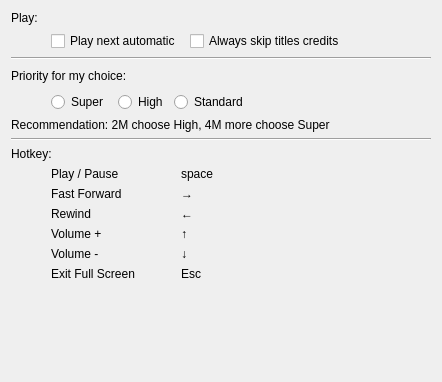
<?xml version="1.0" encoding="UTF-8"?>
<ui version="4.0">
 <class>play_set_widget</class>
 <widget class="QWidget" name="play_set_widget">
  <property name="geometry">
   <rect>
    <x>0</x>
    <y>0</y>
    <width>442</width>
    <height>382</height>
   </rect>
  </property>
  <property name="windowTitle">
   <string>Form</string>
  </property>
  <layout class="QVBoxLayout" name="verticalLayout_4">
   <item>
    <layout class="QVBoxLayout" name="verticalLayout_3">
     <item>
      <layout class="QHBoxLayout" name="horizontalLayout">
       <item>
        <widget class="QLabel" name="label">
         <property name="text">
          <string>Play:</string>
         </property>
        </widget>
       </item>
      </layout>
     </item>
     <item>
      <layout class="QHBoxLayout" name="horizontalLayout_2">
       <item>
        <spacer name="horizontalSpacer">
         <property name="orientation">
          <enum>Qt::Horizontal</enum>
         </property>
         <property name="sizeType">
          <enum>QSizePolicy::Fixed</enum>
         </property>
         <property name="sizeHint" stdset="0">
          <size>
           <width>40</width>
           <height>20</height>
          </size>
         </property>
        </spacer>
       </item>
       <item>
        <widget class="QCheckBox" name="checkBox_auto_play_next">
         <property name="text">
          <string>Play next automatic </string>
         </property>
        </widget>
       </item>
       <item>
        <widget class="QCheckBox" name="checkBox_2">
         <property name="text">
          <string>Always skip titles credits</string>
         </property>
        </widget>
       </item>
       <item>
        <spacer name="horizontalSpacer_3">
         <property name="orientation">
          <enum>Qt::Horizontal</enum>
         </property>
         <property name="sizeHint" stdset="0">
          <size>
           <width>40</width>
           <height>20</height>
          </size>
         </property>
        </spacer>
       </item>
      </layout>
     </item>
     <item>
      <widget class="Line" name="line">
       <property name="orientation">
        <enum>Qt::Horizontal</enum>
       </property>
      </widget>
     </item>
     <item>
      <layout class="QHBoxLayout" name="horizontalLayout_3">
       <item>
        <widget class="QLabel" name="label_2">
         <property name="text">
          <string>Priority for my choice:</string>
         </property>
        </widget>
       </item>
       <item>
        <spacer name="horizontalSpacer_5">
         <property name="orientation">
          <enum>Qt::Horizontal</enum>
         </property>
         <property name="sizeHint" stdset="0">
          <size>
           <width>40</width>
           <height>20</height>
          </size>
         </property>
        </spacer>
       </item>
      </layout>
     </item>
     <item>
      <layout class="QHBoxLayout" name="horizontalLayout_4">
       <item>
        <spacer name="horizontalSpacer_2">
         <property name="orientation">
          <enum>Qt::Horizontal</enum>
         </property>
         <property name="sizeType">
          <enum>QSizePolicy::Fixed</enum>
         </property>
         <property name="sizeHint" stdset="0">
          <size>
           <width>40</width>
           <height>20</height>
          </size>
         </property>
        </spacer>
       </item>
       <item>
        <widget class="QRadioButton" name="format_spuer">
         <property name="text">
          <string>Super </string>
         </property>
        </widget>
       </item>
       <item>
        <widget class="QRadioButton" name="format_high">
         <property name="text">
          <string>High</string>
         </property>
        </widget>
       </item>
       <item>
        <widget class="QRadioButton" name="format_normal">
         <property name="text">
          <string>Standard </string>
         </property>
        </widget>
       </item>
       <item>
        <spacer name="horizontalSpacer_4">
         <property name="orientation">
          <enum>Qt::Horizontal</enum>
         </property>
         <property name="sizeHint" stdset="0">
          <size>
           <width>40</width>
           <height>20</height>
          </size>
         </property>
        </spacer>
       </item>
      </layout>
     </item>
     <item>
      <widget class="QLabel" name="label_16">
       <property name="font">
        <font>
         <pointsize>9</pointsize>
        </font>
       </property>
       <property name="text">
        <string>&lt;html&gt;&lt;head/&gt;&lt;body&gt;&lt;p&gt;Recommendation: 2M choose High, 4M more choose Super&lt;/p&gt;&lt;/body&gt;&lt;/html&gt;</string>
       </property>
      </widget>
     </item>
     <item>
      <widget class="Line" name="line_2">
       <property name="orientation">
        <enum>Qt::Horizontal</enum>
       </property>
      </widget>
     </item>
     <item>
      <layout class="QHBoxLayout" name="horizontalLayout_5">
       <item>
        <widget class="QLabel" name="label_3">
         <property name="text">
          <string>Hotkey:</string>
         </property>
        </widget>
       </item>
      </layout>
     </item>
     <item>
      <layout class="QHBoxLayout" name="horizontalLayout_6">
       <item>
        <spacer name="horizontalSpacer_7">
         <property name="orientation">
          <enum>Qt::Horizontal</enum>
         </property>
         <property name="sizeType">
          <enum>QSizePolicy::Fixed</enum>
         </property>
         <property name="sizeHint" stdset="0">
          <size>
           <width>40</width>
           <height>20</height>
          </size>
         </property>
        </spacer>
       </item>
       <item>
        <layout class="QVBoxLayout" name="verticalLayout">
         <item>
          <widget class="QLabel" name="label_4">
           <property name="text">
            <string>Play / Pause</string>
           </property>
          </widget>
         </item>
         <item>
          <widget class="QLabel" name="label_5">
           <property name="text">
            <string>Fast Forward</string>
           </property>
          </widget>
         </item>
         <item>
          <widget class="QLabel" name="label_6">
           <property name="text">
            <string>Rewind</string>
           </property>
          </widget>
         </item>
         <item>
          <widget class="QLabel" name="label_12">
           <property name="text">
            <string>Volume +</string>
           </property>
          </widget>
         </item>
         <item>
          <widget class="QLabel" name="label_13">
           <property name="text">
            <string>Volume -</string>
           </property>
          </widget>
         </item>
         <item>
          <widget class="QLabel" name="label_14">
           <property name="text">
            <string>Exit Full Screen</string>
           </property>
          </widget>
         </item>
        </layout>
       </item>
       <item>
        <spacer name="horizontalSpacer_8">
         <property name="orientation">
          <enum>Qt::Horizontal</enum>
         </property>
         <property name="sizeType">
          <enum>QSizePolicy::Fixed</enum>
         </property>
         <property name="sizeHint" stdset="0">
          <size>
           <width>40</width>
           <height>20</height>
          </size>
         </property>
        </spacer>
       </item>
       <item>
        <layout class="QVBoxLayout" name="verticalLayout_2">
         <item>
          <widget class="QLabel" name="label_7">
           <property name="minimumSize">
            <size>
             <width>60</width>
             <height>0</height>
            </size>
           </property>
           <property name="styleSheet">
            <string notr="true">border-color: rgb(0, 0, 0);</string>
           </property>
           <property name="lineWidth">
            <number>1</number>
           </property>
           <property name="text">
            <string>space</string>
           </property>
          </widget>
         </item>
         <item>
          <widget class="QLabel" name="label_8">
           <property name="minimumSize">
            <size>
             <width>60</width>
             <height>0</height>
            </size>
           </property>
           <property name="text">
            <string>→</string>
           </property>
          </widget>
         </item>
         <item>
          <widget class="QLabel" name="label_9">
           <property name="minimumSize">
            <size>
             <width>60</width>
             <height>0</height>
            </size>
           </property>
           <property name="text">
            <string>←</string>
           </property>
          </widget>
         </item>
         <item>
          <widget class="QLabel" name="label_10">
           <property name="minimumSize">
            <size>
             <width>60</width>
             <height>0</height>
            </size>
           </property>
           <property name="text">
            <string>↑</string>
           </property>
          </widget>
         </item>
         <item>
          <widget class="QLabel" name="label_11">
           <property name="minimumSize">
            <size>
             <width>30</width>
             <height>0</height>
            </size>
           </property>
           <property name="text">
            <string>↓</string>
           </property>
          </widget>
         </item>
         <item>
          <widget class="QLabel" name="label_15">
           <property name="minimumSize">
            <size>
             <width>60</width>
             <height>0</height>
            </size>
           </property>
           <property name="text">
            <string>Esc</string>
           </property>
          </widget>
         </item>
        </layout>
       </item>
       <item>
        <spacer name="horizontalSpacer_9">
         <property name="orientation">
          <enum>Qt::Horizontal</enum>
         </property>
         <property name="sizeHint" stdset="0">
          <size>
           <width>40</width>
           <height>20</height>
          </size>
         </property>
        </spacer>
       </item>
      </layout>
     </item>
    </layout>
   </item>
   <item>
    <spacer name="verticalSpacer">
     <property name="orientation">
      <enum>Qt::Vertical</enum>
     </property>
     <property name="sizeHint" stdset="0">
      <size>
       <width>20</width>
       <height>40</height>
      </size>
     </property>
    </spacer>
   </item>
  </layout>
 </widget>
 <resources/>
 <connections/>
</ui>
